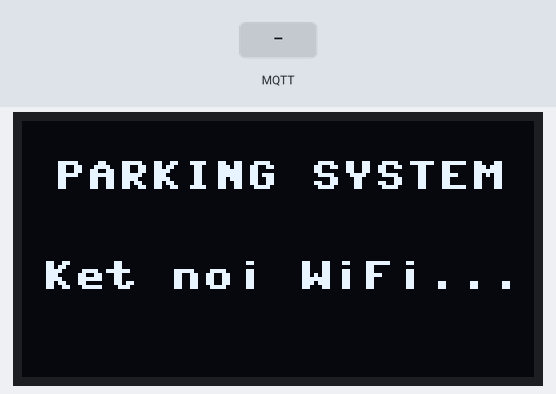
The program below on a simulated ESP32 board running MicroPython. On the bench: 128×64 one-colour display. The inputs (shaded band) are chosen by the test bench. WiFi joins after 1.5 s; random numbers come from a fixed seed; no MQTT or app messages arrive unless stated; library files of the repository ran but are not shown: ssd1306.py; what the program prints to the serial console is not drawn.

Above: at 0.1 s.
At 2.9 s:
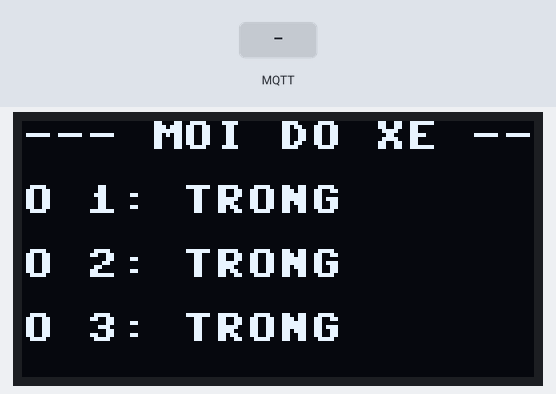
3.0 s: MQTT message "s1" arrives on the first subscribed topic
4.5 s: MQTT message "1" arrives on the first subscribed topic
Timing chart, 0 to 7.5 s (numbered marks = the images above; inputs shaded):
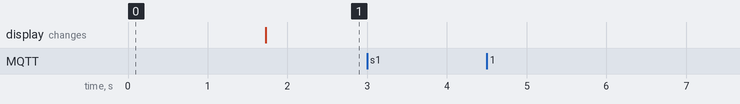

The program:

main.py
```python
import network
import time
import ujson
import urandom
from machine import Pin, SoftI2C
import ssd1306
from umqtt_simple import MQTTClient

print("--- KHOI DONG NODE 3 ---")

i2c = SoftI2C(scl=Pin(22), sda=Pin(21), freq=400000)
oled = ssd1306.SSD1306_I2C(128, 64, i2c)

oled.fill(0)
oled.text("PARKING SYSTEM", 8, 10)
oled.text("Ket noi WiFi...", 5, 35)
oled.show()

# 2. Ket noi Wi-Fi chuan
sta_if = network.WLAN(network.STA_IF)
sta_if.active(True)
sta_if.connect('Wokwi-GUEST', '')
print("Dang cho IP...", end="")
while not sta_if.isconnected():
    print(".", end="")
    time.sleep(0.5)
print("\nWi-Fi OK! IP:", sta_if.ifconfig()[0])

# 3. Ket noi MQTT
MQTT_SERVER = 'broker.emqx.io' # Quay lai dung EMQX

CLIENT_ID = 'node3_oled_hcmut_' + str(urandom.getrandbits(16))
TOPIC = 'smart_parking_hcmut_2026_final'

def mqtt_callback(topic, msg):
    try:
        data = ujson.loads(msg.decode('utf-8'))
        s1 = data.get('s1', 1)
        s2 = data.get('s2', 1)
        s3 = data.get('s3', 1)

        print(f"<- Node 3 nhan cap nhat: O1={s1}, O2={s2}, O3={s3}")

        oled.fill(0)
        oled.text("--- MOI DO XE ---", 0, 0)
        oled.text(f"O 1: {'TRONG' if s1==1 else 'CO XE'}", 0, 16)
        oled.text(f"O 2: {'TRONG' if s2==1 else 'CO XE'}", 0, 32)
        oled.text(f"O 3: {'TRONG' if s3==1 else 'CO XE'}", 0, 48)
        oled.show()
    except Exception as e:
        print("Loi doc msg:", e)

def connect_mqtt():
    print("Dang ket noi MQTT Server...")
    client = MQTTClient(CLIENT_ID, MQTT_SERVER, port=1883, keepalive=60)
    client.set_callback(mqtt_callback)
    client.connect()
    client.subscribe(TOPIC)
    print("Node 3: Da ket noi MQTT thanh cong!")
    return client

client = None
while client is None:
    try:
        client = connect_mqtt()
    except Exception as e:
        print("Loi MQTT, dang thu lai...", e)
        time.sleep(2)

oled.fill(0)
oled.text("--- MOI DO XE ---", 0, 0)
oled.text("O 1: TRONG", 0, 16)
oled.text("O 2: TRONG", 0, 32)
oled.text("O 3: TRONG", 0, 48)
oled.show()

last_ping = time.ticks_ms()

while True:
    try:
        client.check_msg()
        if time.ticks_diff(time.ticks_ms(), last_ping) > 15000:
            client.ping()
            last_ping = time.ticks_ms()
    except OSError:
        try:
            client = connect_mqtt()
        except:
            time.sleep(2)

    time.sleep(0.1)
```

Measured:
- after the input at 3.0 s, every drawn part: stays the same
- after the input at 4.5 s, every drawn part: stays the same
